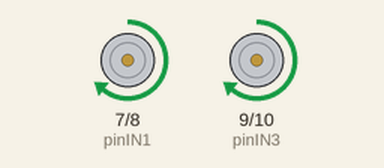
Recording of a sketch running on a simulated Arduino Uno, built with avr-gcc and run on an emulated ATmega328P. On the bench: motor-driver pin pairs drawn as motors (green arrow = first pin HIGH = forward, orange = second pin HIGH = backward, longer = more drive, scaled by the enable pin).

Above: at 1.0 s.
At 3.0 s:
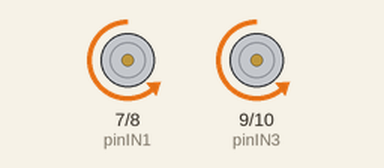
At 5.0 s:
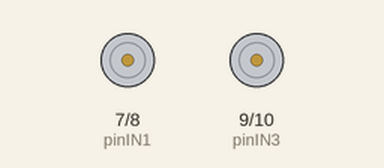
Timing chart, 0 to 7.8 s (numbered marks = the images above):
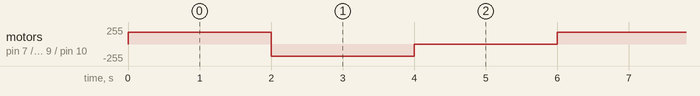

The sketch:

motores.ino
```cpp
const int pinENA = 6;
const int pinIN1 = 7;
const int pinIN2 = 8;
const int pinIN3 = 9;
const int pinIN4 = 10;
const int pinENB = 11;

const int waitTime = 2000;   //espera entre fases
const int speed = 200;      //velocidad de giro

const int pinMotorA[3] = { pinENA, pinIN1, pinIN2 };
const int pinMotorB[3] = { pinENB, pinIN3, pinIN4 };

void setup()
{
   pinMode(pinIN1, OUTPUT);
   pinMode(pinIN2, OUTPUT);
   pinMode(pinENA, OUTPUT);
   pinMode(pinIN3, OUTPUT);
   pinMode(pinIN4, OUTPUT);
   pinMode(pinENB, OUTPUT);
}

void loop()
{
   moveForward(pinMotorA, 180);
   moveForward(pinMotorB, 180);
   delay(waitTime);

   moveBackward(pinMotorA, 180);
   moveBackward(pinMotorB, 180);
   delay(waitTime);

   fullStop(pinMotorA);
   fullStop(pinMotorB);
   delay(waitTime);

   //sonar.ping_cm(); // obtener el valor en cm (0 = fuera de rango)
}

void moveForward(const int pinMotor[3], int speed)
{
   digitalWrite(pinMotor[1], HIGH);
   digitalWrite(pinMotor[2], LOW);

   analogWrite(pinMotor[0], speed);
}

void moveBackward(const int pinMotor[3], int speed)
{
   digitalWrite(pinMotor[1], LOW);
   digitalWrite(pinMotor[2], HIGH);

   analogWrite(pinMotor[0], speed);
}

void fullStop(const int pinMotor[3])
{
   digitalWrite(pinMotor[1], LOW);
   digitalWrite(pinMotor[2], LOW);

   analogWrite(pinMotor[0], 0);
}
```

Measured:
- by itself, motor on pin 7 (pinIN1) / pin 8 (pinIN2), motor on pin 9 (pinIN3) / pin 10 (pinIN4): repeats every 6.0 s: backward 180/255 2.0 s, stopped 2.0 s, forward 180/255 2.0 s
